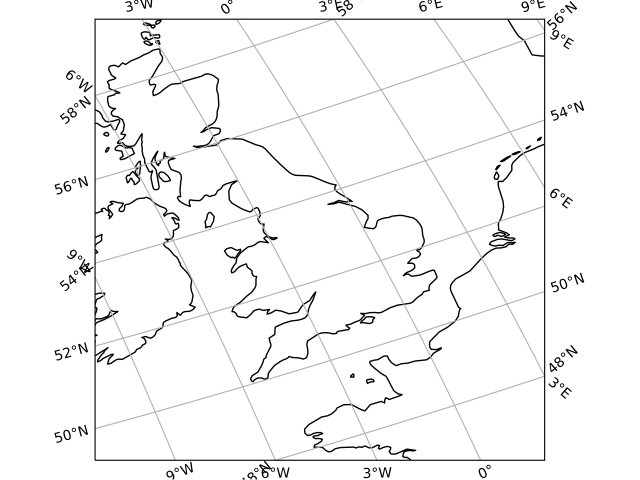

The Python source for this figure:
import matplotlib.pyplot as plt
import cartopy.crs as ccrs

rotated_crs = ccrs.RotatedPole(pole_longitude=120.0, pole_latitude=70.0)

ax = plt.axes(projection=rotated_crs)
ax.set_extent([-6, 3, 48, 58], crs=ccrs.PlateCarree())
ax.coastlines(resolution='50m')
ax.gridlines(draw_labels=True, dms=True, x_inline=False, y_inline=False)

plt.show()
